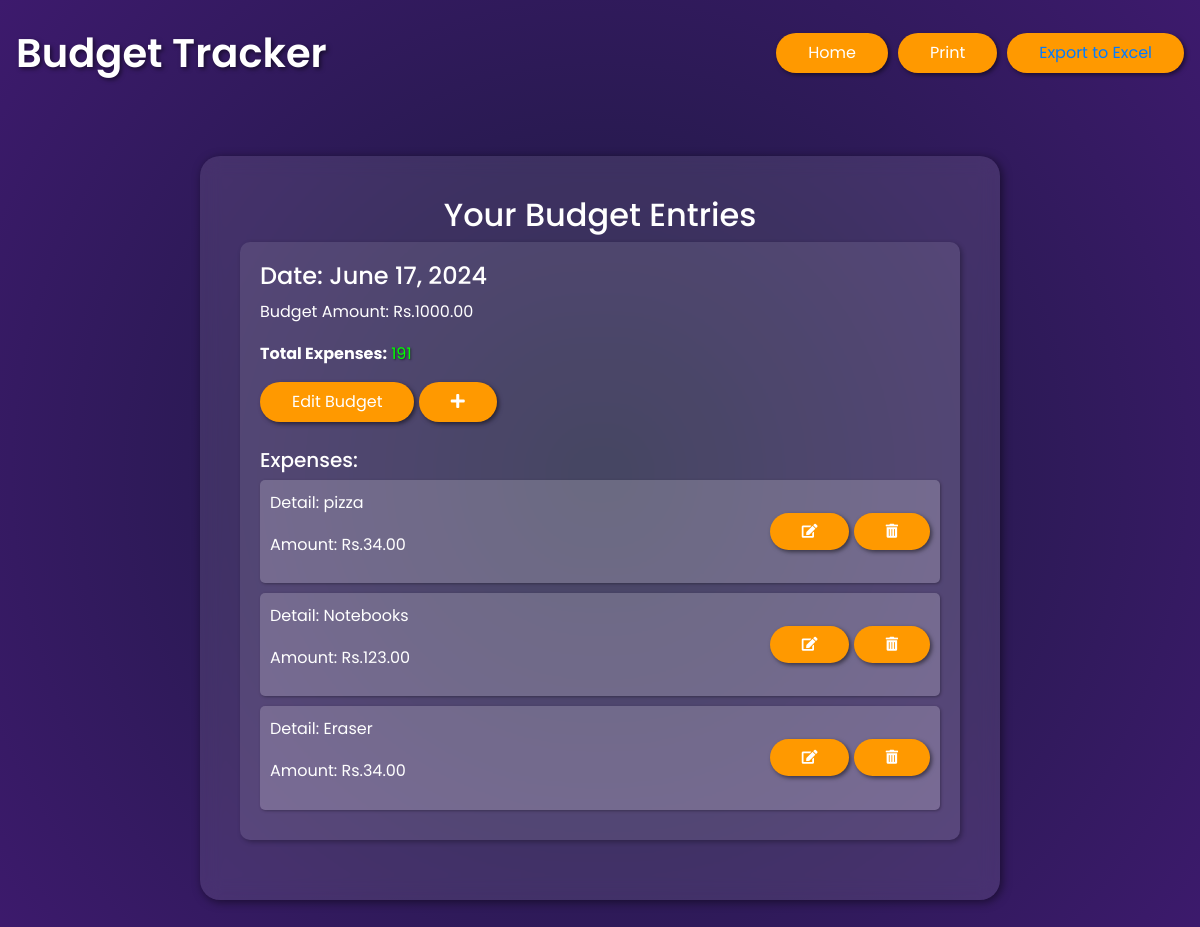
Page /landing-entry/ (signed in) on the earlier database version.
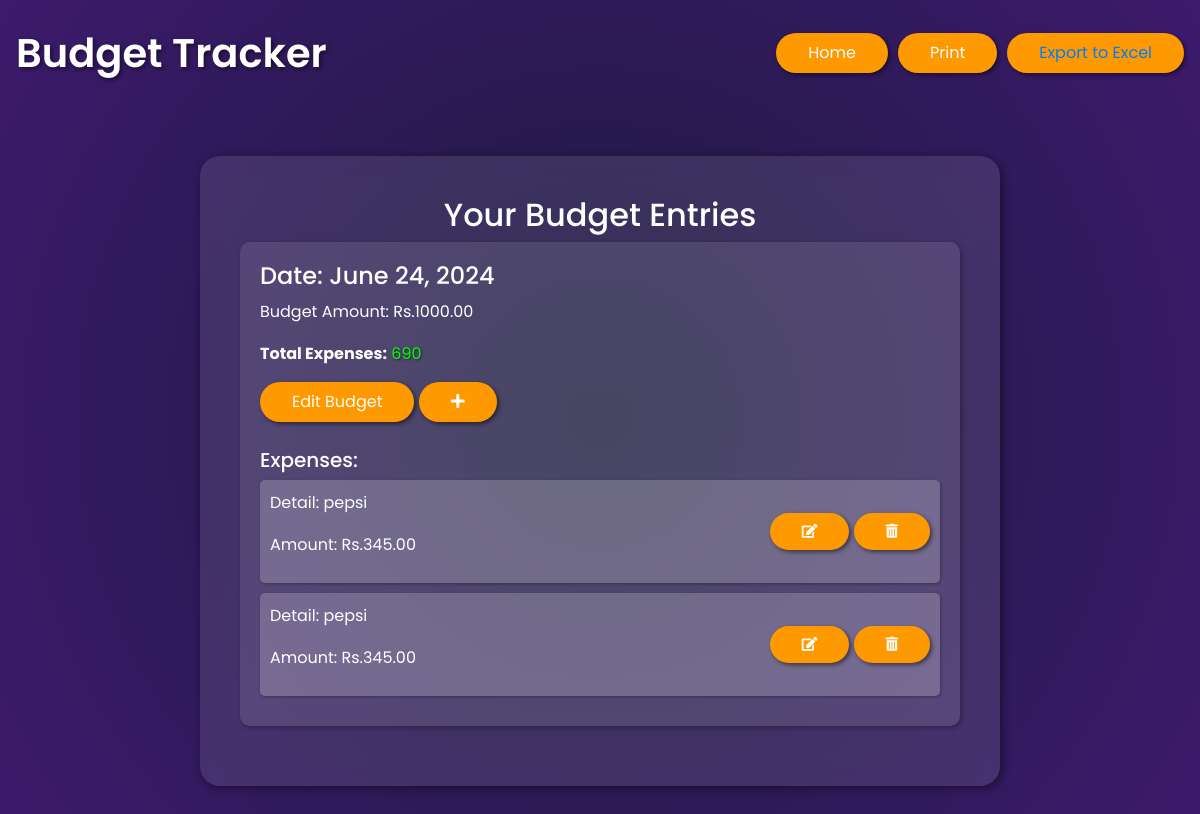
Same page on the later database version.
### myapp/models.py (models this page shows, shortened)
class DailyBudget(models.Model):
    user =  models.ForeignKey(User, on_delete=models.CASCADE, related_name='expenses')
    date = models.DateField()
    budget_amount = models.DecimalField(max_digits=10, decimal_places=2)

class Expense(models.Model):
    daily_budget = models.ForeignKey(DailyBudget, on_delete=models.CASCADE, related_name='expenses')
    detail = models.CharField(max_length=255,blank=True)
    amount = models.DecimalField(max_digits=10, decimal_places=2,blank=True)

### myapp/views.py (the view)
# urls.py: path('landing-entry/', budget_list, name='budget_list'),
@login_required
def budget_list(request):
    budgets = DailyBudget.objects.filter(user=request.user).prefetch_related('expenses')
    for budget in budgets:
        total_expenses = budget.expenses.aggregate(total_amount=Sum('amount'))['total_amount'] or 0
        budget.total_expenses = total_expenses  # Add total_expenses attribute to each budget object
    return render(request, 'landing.html', {'budgets': budgets})

### templates/landing.html (shortened to what this page needs)
<!DOCTYPE html>
<html lang="en">
<head>
    <link rel="stylesheet" href="https://stackpath.bootstrapcdn.com/bootstrap/4.5.2/css/bootstrap.min.css">
    <link rel="stylesheet" href="https://cdnjs.cloudflare.com/ajax/libs/font-awesome/5.15.4/css/all.min.css">
</head>
<body>
    <nav class="navbar">
        <div class="navbar-brand">Budget Tracker</div>
        <div class="navbar-buttons">
            <button class="btn" onclick="window.location.href='/'">Home</button>
            <button class="btn" onclick="window.print()">Print</button>
            <button class="btn" class="btn"> <a href="{% url 'export_budget_to_excel' %}">Export to Excel</a></button>
        </div>
    </nav>
    <div class="container entries-container">
        <h2 class="text-center">Your Budget Entries</h2>
        {% for budget in budgets %}
            {% if budget.expenses.all %}
                <div class="entry">
                    <h4>Date: {{ budget.date }}</h4>
                    <p>Budget Amount: Rs.{{ budget.budget_amount }}</p>
                    <p><strong>Total Expenses:</strong>
                        {% if budget.budget_amount > budget.total_expenses %}
                        <span style="color: #00ff00; text-shadow: 1px 1px 2px rgba(0, 0, 0, 0.5);">{{ budget.total_expenses }}</span>
                        {% else %}
                        <span style="color: #ff0000; text-shadow: 1px 1px 2px rgba(0, 0, 0, 0.5);">{{ budget.total_expenses }}</span>
                        <br>
                        <span style="color: #ff0000; text-shadow: 1px 1px 2px rgba(0, 0, 0, 0.5);">Exceed Today's Budget!</span>
                        {% endif %}
                    </p>
                    <button class="btn" onclick="openModal('editBudgetModal{{ budget.id }}')">Edit Budget</button>
                    <button class="btn" onclick="openModal('addExpenseModal{{ budget.id }}')"><i class="fas fa-plus"></i></button>
                    <br><br>
                    <h5>Expenses:</h5>
                    {% for expense in budget.expenses.all %}
                        <div class="expense">
                            <div class="expense-details">
                                <p>Detail: {{ expense.detail }}</p>
                                <p>Amount: Rs.{{ expense.amount }}</p>
                            </div>
                            <div class="expense-actions">
                                <button class="btn btn-sm btn-primary" onclick="openModal('editExpenseModal{{ expense.id }}')"><i class="fas fa-edit"></i></button>
                                <button class="btn btn-sm btn-danger" onclick="openModal('deleteExpenseModal{{ expense.id }}')"><i class="fas fa-trash-alt"></i></button>
                            </div>
                        </div>
                    {% endfor %}
                </div>
            {% endif %}
        {% endfor %}
    </div>
</body>
</html>

### templates/landing.html (style rules this page uses)
body { background: radial-gradient(circle at center, #1a1a3d, #3d1a6d); color: white; font-family: 'Poppins', sans-serif; line-height: 1.6; overflow-x: hidden; margin: 0; padding: 0; }
.navbar { background: transparent; padding: 1rem; display: flex; justify-content: space-between; align-items: center; }
.navbar-brand { font-size: 2.5rem; font-weight: 600; color: white; text-shadow: 2px 2px 4px rgba(0, 0, 0, 0.5); }
.navbar-buttons { display: flex; gap: 10px; }
.entries-container { max-width: 800px; margin: 50px auto; background: rgba(255, 255, 255, 0.1); padding: 40px; border-radius: 20px; box-shadow: 2px 2px 10px rgba(0, 0, 0, 0.5); backdrop-filter: blur(10px); transition: all 0.3s ease; }
.entry { background: rgba(255, 255, 255, 0.1); padding: 20px; margin-bottom: 20px; border-radius: 10px; box-shadow: 2px 2px 5px rgba(0, 0, 0, 0.3); transition: all 0.3s ease; }
.expense { background: rgba(255, 255, 255, 0.2); padding: 10px; margin-bottom: 10px; border-radius: 5px; box-shadow: 1px 1px 3px rgba(0, 0, 0, 0.3); transition: all 0.3s ease; display: flex; justify-content: space-between; align-items: center; }
.btn { background-color: #ff9900; color: white; border: none; box-shadow: 2px 2px 4px rgba(0, 0, 0, 0.5); transition: all 0.3s ease; border-radius: 20px; padding: 0.5rem 2rem; cursor: pointer; }

Differences in the rows shown:
no longer on this page (row edited): DailyBudget: date "June 17, 2024", budget_amount "1000.00", total_expenses "191"
removed Expense: detail "pizza", amount "34.00", shown under "June 17, 2024"
removed Expense: detail "Notebooks", amount "123.00", shown under "June 17, 2024"
removed Expense: detail "Eraser", amount "34.00", shown under "June 17, 2024"
added DailyBudget: date "June 24, 2024", budget_amount "1000.00", total_expenses "690"
added Expense: detail "pepsi", amount "345.00", shown under "June 24, 2024"
added Expense: detail "pepsi", amount "345.00", shown under "June 24, 2024"
